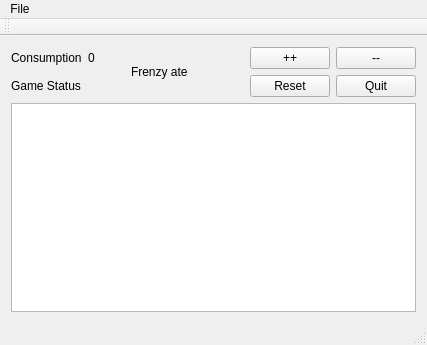
<?xml version="1.0" encoding="UTF-8"?>
<ui version="4.0">
 <class>FrenzyWindow</class>
 <widget class="QMainWindow" name="FrenzyWindow">
  <property name="geometry">
   <rect>
    <x>0</x>
    <y>0</y>
    <width>427</width>
    <height>345</height>
   </rect>
  </property>
  <property name="windowTitle">
   <string>FrenzyWindow</string>
  </property>
  <widget class="QWidget" name="centralWidget">
   <layout class="QGridLayout" name="gridLayout">
    <item row="0" column="0">
     <layout class="QHBoxLayout" name="horizontalLayout">
      <item>
       <layout class="QVBoxLayout" name="verticalLayout">
        <item>
         <layout class="QHBoxLayout" name="horizontalLayout_4">
          <item>
           <widget class="QLabel" name="label_4">
            <property name="text">
             <string>Consumption</string>
            </property>
           </widget>
          </item>
          <item>
           <widget class="QLabel" name="label">
            <property name="text">
             <string>0</string>
            </property>
           </widget>
          </item>
         </layout>
        </item>
        <item>
         <widget class="QLabel" name="label_2">
          <property name="text">
           <string>Game Status</string>
          </property>
         </widget>
        </item>
       </layout>
      </item>
      <item>
       <widget class="QLabel" name="label_3">
        <property name="text">
         <string>Frenzy ate</string>
        </property>
       </widget>
      </item>
      <item>
       <layout class="QVBoxLayout" name="verticalLayout_2">
        <item>
         <layout class="QHBoxLayout" name="horizontalLayout_3">
          <item>
           <widget class="QPushButton" name="moreButton">
            <property name="text">
             <string>++</string>
            </property>
           </widget>
          </item>
          <item>
           <widget class="QPushButton" name="lessButton">
            <property name="text">
             <string>--</string>
            </property>
           </widget>
          </item>
         </layout>
        </item>
        <item>
         <layout class="QHBoxLayout" name="horizontalLayout_2">
          <item>
           <widget class="QPushButton" name="resetButton">
            <property name="text">
             <string>Reset</string>
            </property>
           </widget>
          </item>
          <item>
           <widget class="QPushButton" name="exitButton">
            <property name="text">
             <string>Quit</string>
            </property>
           </widget>
          </item>
         </layout>
        </item>
       </layout>
      </item>
     </layout>
    </item>
    <item row="1" column="0">
     <widget class="QTableWidget" name="tableWidget"/>
    </item>
   </layout>
  </widget>
  <widget class="QMenuBar" name="menuBar">
   <property name="geometry">
    <rect>
     <x>0</x>
     <y>0</y>
     <width>427</width>
     <height>25</height>
    </rect>
   </property>
   <widget class="QMenu" name="menuFile">
    <property name="title">
     <string>File</string>
    </property>
    <addaction name="actionNew"/>
    <addaction name="actionPause"/>
    <addaction name="actionExit"/>
   </widget>
   <addaction name="menuFile"/>
  </widget>
  <widget class="QToolBar" name="mainToolBar">
   <attribute name="toolBarArea">
    <enum>TopToolBarArea</enum>
   </attribute>
   <attribute name="toolBarBreak">
    <bool>false</bool>
   </attribute>
  </widget>
  <widget class="QStatusBar" name="statusBar"/>
  <action name="actionNew">
   <property name="text">
    <string>New</string>
   </property>
  </action>
  <action name="actionPause">
   <property name="text">
    <string>Pause</string>
   </property>
  </action>
  <action name="actionExit">
   <property name="text">
    <string>Exit</string>
   </property>
  </action>
 </widget>
 <layoutdefault spacing="6" margin="11"/>
 <resources/>
 <connections>
  <connection>
   <sender>actionExit</sender>
   <signal>activated()</signal>
   <receiver>FrenzyWindow</receiver>
   <slot>close()</slot>
   <hints>
    <hint type="sourcelabel">
     <x>-1</x>
     <y>-1</y>
    </hint>
    <hint type="destinationlabel">
     <x>213</x>
     <y>172</y>
    </hint>
   </hints>
  </connection>
 </connections>
</ui>
